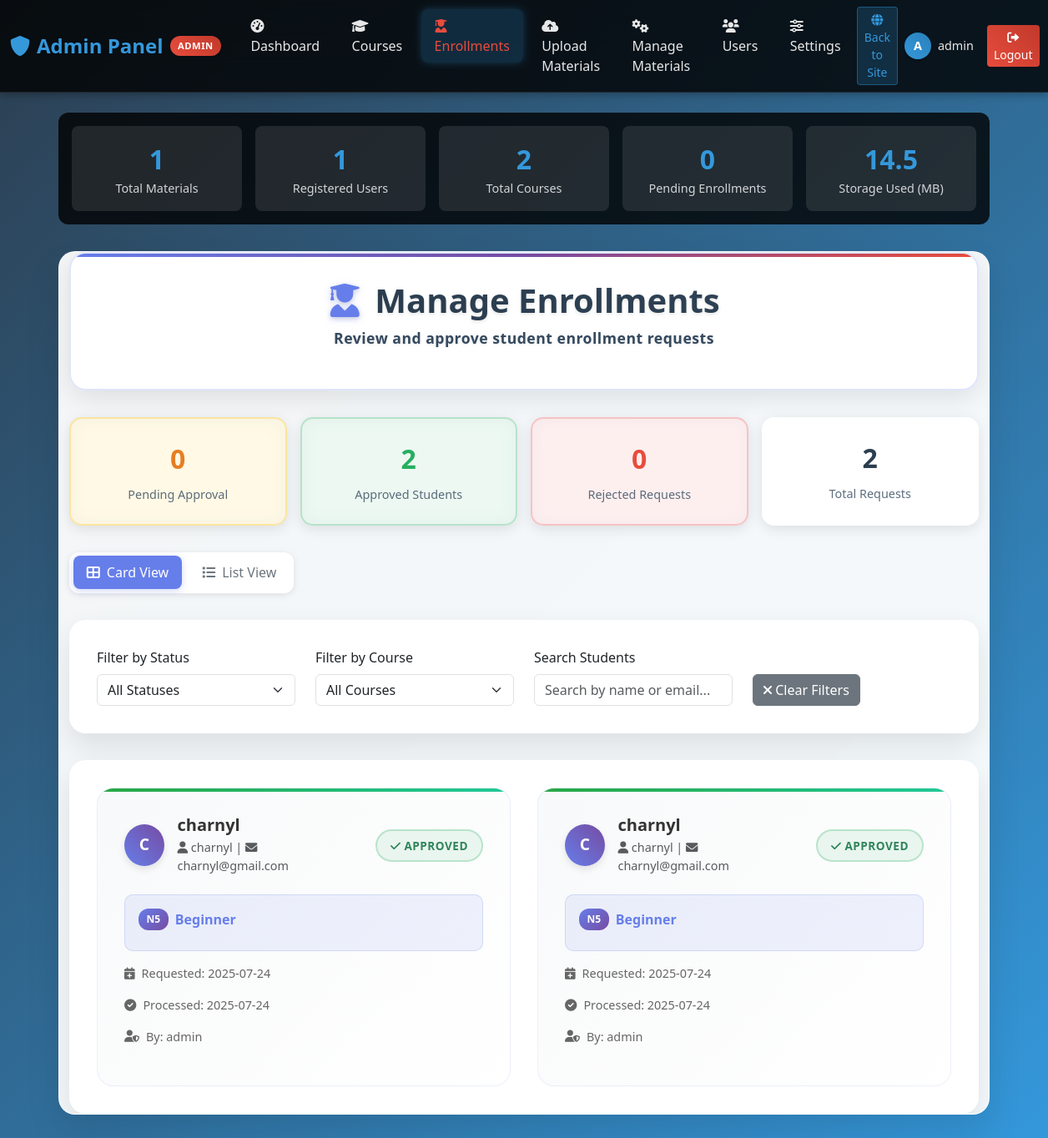
Page /admin/enrollments (signed in) on the committed database.
### tables this page shows
CREATE TABLE admin_users (
            id INTEGER PRIMARY KEY AUTOINCREMENT,
            username TEXT UNIQUE NOT NULL,
            password_hash TEXT NOT NULL,
            email TEXT,
            created_at TIMESTAMP DEFAULT CURRENT_TIMESTAMP
        );

CREATE TABLE enrollments (
            id INTEGER PRIMARY KEY AUTOINCREMENT,
            user_id INTEGER NOT NULL,
            course_id INTEGER NOT NULL,
            status TEXT DEFAULT 'pending',
            enrolled_at TIMESTAMP DEFAULT CURRENT_TIMESTAMP,
            approved_at TIMESTAMP NULL,
            approved_by INTEGER NULL,
            notes TEXT,
            FOREIGN KEY (user_id) REFERENCES users (id) ON DELETE CASCADE,
            FOREIGN KEY (course_id) REFERENCES courses (id) ON DELETE CASCADE,
            FOREIGN KEY (approved_by) REFERENCES admin_users (id),
            UNIQUE(user_id, course_id)
        );

CREATE TABLE users (
            id INTEGER PRIMARY KEY AUTOINCREMENT,
            username TEXT UNIQUE NOT NULL,
            email TEXT UNIQUE NOT NULL,
            password_hash TEXT NOT NULL,
            full_name TEXT,
            role TEXT DEFAULT 'user',
            created_at TIMESTAMP DEFAULT CURRENT_TIMESTAMP
        );

CREATE TABLE courses (
            id INTEGER PRIMARY KEY AUTOINCREMENT,
            title TEXT NOT NULL,
            description TEXT,
            jlpt_level TEXT NOT NULL,
            instructor_name TEXT,
            duration_weeks INTEGER,
            max_students INTEGER,
            status TEXT DEFAULT 'active',
            created_by INTEGER,
            created_at TIMESTAMP DEFAULT CURRENT_TIMESTAMP,
            updated_at TIMESTAMP DEFAULT CURRENT_TIMESTAMP,
            FOREIGN KEY (created_by) REFERENCES admin_users (id)
        );

### app.py (the view)
@app.route('/admin/enrollments')
@admin_required
def admin_enrollments():
    try:
        conn = get_db_connection()
        enrollments_query = '''
            SELECT e.*,
                   u.username, u.full_name, u.email,
                   c.title as course_title, c.jlpt_level,
                   a.username as approved_by_name
            FROM enrollments e
            JOIN users u ON e.user_id = u.id
            JOIN courses c ON e.course_id = c.id
            LEFT JOIN admin_users a ON e.approved_by = a.id
            ORDER BY
                CASE e.status
                    WHEN 'pending' THEN 1
                    WHEN 'approved' THEN 2
                    WHEN 'rejected' THEN 3
                END,
                e.enrolled_at DESC
        '''
        enrollments = conn.execute(enrollments_query).fetchall()
        enrollments_list = []
        for enrollment in enrollments:
            enrollment_dict = dict(enrollment)
            if enrollment_dict.get('enrolled_at'):
                enrollment_dict['enrolled_at'] = parse_datetime(enrollment_dict['enrolled_at']).strftime('%Y-%m-%d %H:%M:%S')
            if enrollment_dict.get('approved_at'):
                enrollment_dict['approved_at'] = parse_datetime(enrollment_dict['approved_at']).strftime('%Y-%m-%d %H:%M:%S')
            enrollments_list.append(enrollment_dict)
        conn.close()
        return render_template('admin_enrollments.html', enrollments=enrollments_list)
    except Exception as e:
        app.logger.error(f'Error loading enrollments: {str(e)}')
        flash('Error loading enrollments. Please try again.', 'error')
        return redirect(url_for('admin_dashboard'))

### templates/admin_enrollments.html (shortened to what this page needs)
{% extends "admin_base.html" %}
{% block content %}
<div class="container">
    <div class="enrollments-header">
        <h1 class="enrollments-title">
            <i class="fas fa-user-graduate"></i>
            <span>Manage Enrollments</span>
        </h1>
        <p class="enrollments-subtitle">Review and approve student enrollment requests</p>
    </div>
    <div class="stats-grid">
        <div class="stat-card stat-pending">
            <div class="stat-number">{{ enrollments|selectattr('status', 'equalto', 'pending')|list|length }}</div>
            <div class="stat-label">Pending Approval</div>
        </div>
        <div class="stat-card stat-approved">
            <div class="stat-number">{{ enrollments|selectattr('status', 'equalto', 'approved')|list|length }}</div>
            <div class="stat-label">Approved Students</div>
        </div>
        <div class="stat-card stat-rejected">
            <div class="stat-number">{{ enrollments|selectattr('status', 'equalto', 'rejected')|list|length }}</div>
            <div class="stat-label">Rejected Requests</div>
        </div>
        <div class="stat-card">
            <div class="stat-number">{{ enrollments|length }}</div>
            <div class="stat-label">Total Requests</div>
        </div>
    </div>
    <div class="header-actions">
        <div class="view-toggle">
            <button class="view-btn active" onclick="showCardView()" id="card-btn">
                <i class="fas fa-th-large"></i>
                <span>Card View</span>
            </button>
            <button class="view-btn" onclick="showListView()" id="list-btn">
                <i class="fas fa-list"></i>
                <span>List View</span>
            </button>
        </div>
    </div>
    <div class="filters-section">
        <div class="filters-row">
            <div class="form-group">
                <label for="status-filter" class="form-label">Filter by Status</label>
                <select id="status-filter" class="form-control form-select" onchange="filterEnrollments()">
                    <option value="">All Statuses</option>
                </select>
            </div>
            <div class="form-group">
                <label for="course-filter" class="form-label">Filter by Course</label>
                <select id="course-filter" class="form-control form-select" onchange="filterEnrollments()">
                    <option value="">All Courses</option>
                </select>
            </div>
            <div class="form-group">
                <label for="search" class="form-label">Search Students</label>
                <input type="text" id="search" class="form-control"
                       placeholder="Search by name or email..." onkeyup="filterEnrollments()">
            </div>
            <div class="form-group">
                <button class="btn btn-secondary" onclick="clearFilters()">
                    <i class="fas fa-times"></i> Clear Filters
                </button>
            </div>
        </div>
    </div>
    <div class="enrollments-container">
        {% if enrollments %}
            {% set pending_enrollments = enrollments|selectattr('status', 'equalto', 'pending')|list %}
        <div class="enrollments-grid" id="card-view">
            {% for enrollment in enrollments %}
            <div class="enrollment-card {{ enrollment.status }}"
                 data-status="{{ enrollment.status }}"
                 data-course="{{ enrollment.course_title }}"
                 data-student="{{ enrollment.full_name }} {{ enrollment.username }} {{ enrollment.email }}">
                <div class="card-header">
                    <div class="student-info">
                        <div class="student-avatar">
                            {{ enrollment.username[0].upper() }}
                        </div>
                        <div class="student-details">
                            <h5>{{ enrollment.full_name or enrollment.username }}</h5>
                            <div class="text-muted">
                                <i class="fas fa-user"></i> {{ enrollment.username }} |
                                <i class="fas fa-envelope"></i> {{ enrollment.email }}
                            </div>
                        </div>
                    </div>
                    <div class="enrollment-status">
                        <span class="status-badge status-{{ enrollment.status }}">
                            <i class="fas fa-{% if enrollment.status == 'pending' %}clock{% elif enrollment.status == 'approved' %}check{% else %}times{% endif %}"></i>
                            {{ enrollment.status.title() }}
                        </span>
                    </div>
                </div>
                <div class="course-info">
                    <div class="course-title">
                        <span class="level-badge">{{ enrollment.jlpt_level }}</span>
                        <span>{{ enrollment.course_title }}</span>
                    </div>
                </div>
                <div class="enrollment-meta">
                    <div class="meta-item">
                        <i class="fas fa-calendar-plus"></i>
                        <span>Requested: {{ enrollment.enrolled_at[:10] if enrollment.enrolled_at else 'Unknown' }}</span>
                    </div>
                    {% if enrollment.approved_at %}
                    <div class="meta-item">
                        <i class="fas fa-check-circle"></i>
                        <span>Processed: {{ enrollment.approved_at[:10] }}</span>
                    </div>
                    {% endif %}
                    {% if enrollment.approved_by_name %}
                    <div class="meta-item">
                        <i class="fas fa-user-shield"></i>
                        <span>By: {{ enrollment.approved_by_name }}</span>
                    </div>
                    {% endif %}
                </div>
            </div>
            {% endfor %}
        </div>
        {% endif %}
    </div>
</div>
{% endblock %}

### templates/admin_base.html (shortened to what this page needs)
<!DOCTYPE html>
<html lang="en">
<head>
    <link href="https://cdn.jsdelivr.net/npm/bootstrap@5.3.0/dist/css/bootstrap.min.css" rel="stylesheet">
    <link rel="stylesheet" href="https://cdnjs.cloudflare.com/ajax/libs/font-awesome/6.0.0/css/all.min.css">
</head>
<body>
<nav class="navbar navbar-expand-lg navbar-dark mb-4">
    <div class="container-fluid">
        <a class="navbar-brand" href="/admin/dashboard">
            <i class="fas fa-shield-alt"></i>
            Admin Panel
            <span class="admin-badge">Admin</span>
        </a>
        <div class="collapse navbar-collapse" id="navbarNav">
            <ul class="navbar-nav me-auto">
                {% if session.admin_id %}
                <li class="nav-item">
                    <a class="nav-link {{ 'active' if request.endpoint == 'admin_dashboard' }}" href="/admin/dashboard">
                        <i class="fas fa-tachometer-alt"></i> Dashboard
                    </a>
                </li>
                <li class="nav-item">
                    <a class="nav-link {{ 'active' if 'courses' in request.endpoint }}" href="/admin/courses">
                        <i class="fas fa-graduation-cap"></i> Courses
                    </a>
                </li>
                <li class="nav-item nav-notification">
                    <a class="nav-link {{ 'active' if 'enrollment' in request.endpoint }}" href="/admin/enrollments">
                        <i class="fas fa-user-graduate"></i> Enrollments
                    </a>
                </li>
                <li class="nav-item">
                    <a class="nav-link {{ 'active' if request.endpoint == 'admin_upload_page' }}" href="/admin/upload">
                        <i class="fas fa-cloud-upload-alt"></i> Upload Materials
                    </a>
                </li>
                <li class="nav-item">
                    <a class="nav-link {{ 'active' if request.endpoint == 'admin_manage' }}" href="/admin/manage">
                        <i class="fas fa-cogs"></i> Manage Materials
                    </a>
                </li>
                <li class="nav-item">
                    <a class="nav-link {{ 'active' if request.endpoint == 'admin_users' }}" href="/admin/users">
                        <i class="fas fa-users"></i> Users
                    </a>
                </li>
                <li class="nav-item">
                    <a class="nav-link {{ 'active' if request.endpoint == 'admin_settings' }}" href="/admin/settings">
                        <i class="fas fa-sliders-h"></i> Settings
                    </a>
                </li>
                {% endif %}
            </ul>
            <div class="d-flex align-items-center">
                {% if session.admin_id %}
                    <a href="/" class="btn btn-back-to-site btn-sm">
                        <i class="fas fa-globe"></i> Back to Site
                    </a>
                    <div class="admin-info">
                        <div class="admin-avatar">
                            {{ session.admin_username[0].upper() if session.admin_username else 'A' }}
                        </div>
                        <span>{{ session.admin_username }}</span>
                    </div>
                    <a href="/admin/logout" class="btn btn-logout btn-sm">
                        <i class="fas fa-sign-out-alt"></i> Logout
                    </a>
                {% endif %}
            </div>
        </div>
    </div>
</nav>
<div class="container">
    {% if session.admin_id %}
    <div class="admin-quick-stats">
        <div class="quick-stat">
            <div class="quick-stat-number" id="total-materials">0</div>
            <div class="quick-stat-label">Total Materials</div>
        </div>
        <div class="quick-stat">
            <div class="quick-stat-number" id="total-users">0</div>
            <div class="quick-stat-label">Registered Users</div>
        </div>
        <div class="quick-stat">
            <div class="quick-stat-number" id="total-courses">0</div>
            <div class="quick-stat-label">Total Courses</div>
        </div>
        <div class="quick-stat">
            <div class="quick-stat-number" id="pending-enrollments">0</div>
            <div class="quick-stat-label">Pending Enrollments</div>
        </div>
        <div class="quick-stat">
            <div class="quick-stat-number" id="storage-used">0</div>
            <div class="quick-stat-label">Storage Used (MB)</div>
        </div>
    </div>
    {% endif %}
    <div class="admin-content">
        {% block content %}{% endblock %}
    </div>
</div>
</body>
</html>

### rows in the picture
admin_users: admin_username "admin"
enrollments: username "C", full_name "charnyl", username "charnyl", email "charnyl@gmail.com", status "APPROVED", jlpt_level "N5", course_title "Beginner", enrolled_at "2025-07-24", approved_at "2025-07-24", approved_by_name "admin"
enrollments: username "C", full_name "charnyl", username "charnyl", email "charnyl@gmail.com", status "APPROVED", jlpt_level "N5", course_title "Beginner", enrolled_at "2025-07-24", approved_at "2025-07-24", approved_by_name "admin"

### other values in the picture
{{ session.admin_username[0].upper() if session.admin_username else 'A' }} "A"
{{ enrollments|selectattr('status', 'equalto', 'pending')|list|length }} "0"
{{ enrollments|selectattr('status', 'equalto', 'approved')|list|length }} "2"
{{ enrollments|selectattr('status', 'equalto', 'rejected')|list|length }} "0"
{{ enrollments|length }} "2"
